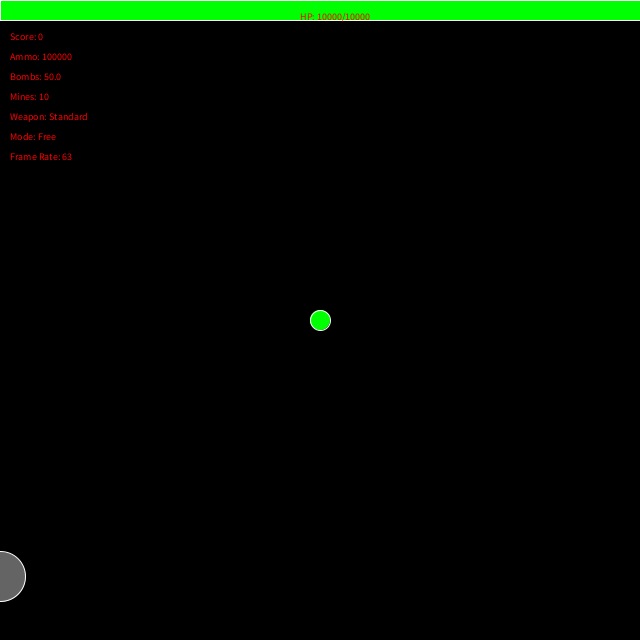
Frame 1 (no input)
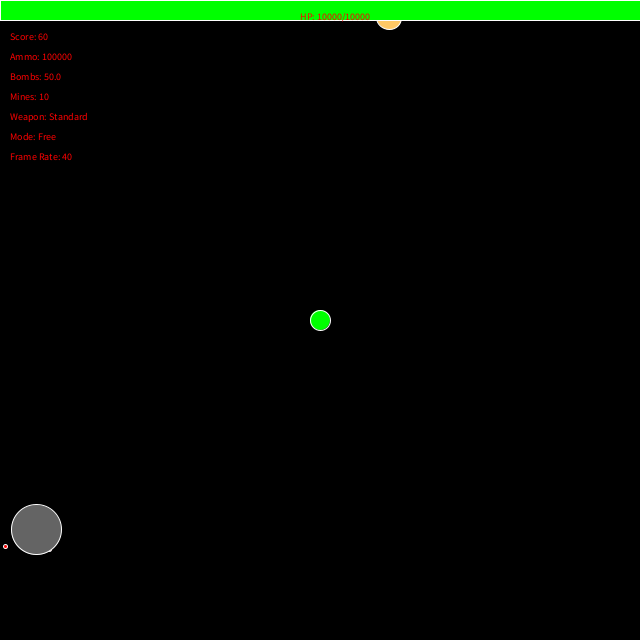
Frame 60 (the mouse pressed at the canvas centre just before this capture)
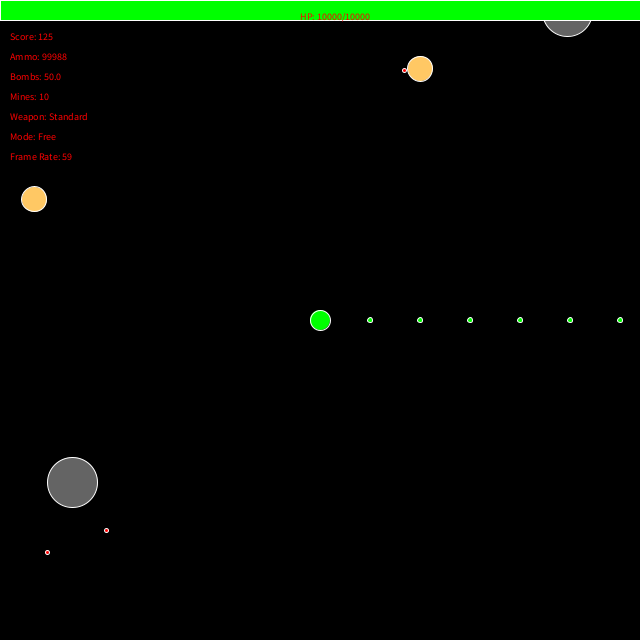
Frame 120 (the mouse held since frame 60 and released just before this capture)

The Processing sketch that drew these frames (run headless with seeded random() and noise(); from frame 60 on, the mouse is pressed at the canvas centre):

// Processing sketch: processing_91687
// ── processing_91687.pde

float speed = 0;
float x = 320;
float y = 320;
float windowX = 640;
float windowY = 640;
float tempx = -99;
float tempy = -99;
float tempx2;
float tempy2;
boolean target = false;
float angle = 0;
ArrayList<Bullet> bulletsFired;
ArrayList<Enemy> enemiesOnField;
ArrayList<Float> mineExplosion;
int count = 0;
float score = 0;
int ammo = 100000;
float playerRad = 20;
int life = 10000;
int maxlife = 10000;
boolean wKey = false;
boolean aKey = false;
boolean sKey = false;
boolean dKey = false;
float ax = 0;
float ay = 0;
float vx = 0;
float vy = 0;
float bombs = 50;
int weaponType = 1;
//float vnet = 0;
int hDelay = 0;
int landmines = 10;
boolean lost = false;
boolean paused = false;
boolean pausedFlag = false;
color[] pxcopy = new color[(int)(windowX*windowY)];
void setup() {
  size(640,640);
  bulletsFired = new ArrayList<Bullet>();
  enemiesOnField = new ArrayList<Enemy>();
  mineExplosion = new ArrayList<Float>();
}

void draw(){

  if(!paused){
    background(0);
    
    noCursor();
    stroke(255);
    noFill();
    ellipse(mouseX,mouseY,10,10);
    fill(255);
    line(mouseX-5,mouseY,mouseX+5,mouseY);
    line(mouseX,mouseY-5,mouseX,mouseY+5);
    
    vy = vy + ay;
    vx = vx + ax;
    vy = vy * 0.95;
    vx = vx * 0.95;
  //  vnet = Math.sqrt(Math.pow(vx,2)+Math.pow(vy,2));
    vx = constrain(vx,-4,4);
    vy = constrain(vy,-4,4);
    x = x + vx;
    y = y + vy;
    x = constrain(x,playerRad/2,windowX-playerRad/2);
    y = constrain(y,playerRad/2,windowY-playerRad/2);
    fill(0,255,0);
    if(!lost){
      ellipse(x,y,playerRad,playerRad);
    }
  
    fill(255);
  
    if(target){
      stroke(0);
      fill(255);
      ellipse(tempx,tempy,10,10);
      fill(0);
      line(tempx-5,tempy,tempx+5,tempy);
      line(tempx,tempy-5,tempx,tempy+5);
      fill(255);
    }else{
      tempx = mouseX;
      tempy = mouseY;
    }
    stroke(255);
    tempx2 = mouseX;
    tempy2 = mouseY;
    if(mousePressed && !lost){
      if(ammo>0&&count%5==0&&weaponType==1){
        bulletsFired.add(new Bullet(5.0,x,y,calcAngle(x,y,tempx,tempy),10.0,x,y,1));
        ammo--;
      }
      if(ammo>0&&count%2==0&&weaponType==2){
        bulletsFired.add(new Bullet(5.0,x,y,calcAngle(x,y,tempx,tempy)+radians(random(-20,20)),10.0,x,y,1));
        ammo--;
      }
      if(ammo>0&&count%5==0&&weaponType==3){
        bulletsFired.add(new Bullet(5.0,x,y,calcAngle(x,y,tempx,tempy),10.0,x,y,1));
        bulletsFired.add(new Bullet(5.0,x,y,calcAngle(x,y,tempx,tempy)+radians(-20),10.0,x,y,1));
        bulletsFired.add(new Bullet(5.0,x,y,calcAngle(x,y,tempx,tempy)+radians(20),10.0,x,y,1));
        ammo = ammo - 3;
      }
      if(ammo>0&&hDelay>20&&weaponType==4){
        hDelay = 0;
        bulletsFired.add(new Bullet(25.0,x,y,calcAngle(x,y,tempx,tempy),2.0,x,y,3));
        ammo = ammo - 10;
      }
  
    }
    /*
    if(mousePressed){
      speed = 10;
    }else{
      speed = 0;
    }
    */
    
    //creates enemies
    if(count%20==0){
      float direction = random(-PI,PI);
      float temp = random(0,1);
      int enemytype = 1;
      float enemyspeed = 1.0;
      float enemyRad = 25.0;
      if(temp>0.75){
        enemytype = 2;
        enemyspeed = 3.0;
      }
      if (count%100==0){
        enemytype = 3;
        enemyspeed = 1.0;
        enemyRad = 50.0;
      }
      if(direction < -PI/2){
        float side = random(-640,640);
        if(side < 0){
          enemiesOnField.add(new Enemy(enemyRad,Math.abs(side),0.0,direction,enemyspeed,enemytype));
        }else{
          enemiesOnField.add(new Enemy(enemyRad,640.0,side,direction,enemyspeed,enemytype));
        }
      }else if(direction < 0){
        float side = random(-640,640);
        if(side < 0){
          enemiesOnField.add(new Enemy(enemyRad,Math.abs(side),0.0,direction,enemyspeed,enemytype));
        }else{
          enemiesOnField.add(new Enemy(enemyRad,0.0,side,direction,enemyspeed,enemytype));
        }
      }else if(direction <PI/2){
        float side = random(-640,640);
        if(side < 0){
          enemiesOnField.add(new Enemy(enemyRad,Math.abs(side),640.0,direction,enemyspeed,enemytype));
        }else{
          enemiesOnField.add(new Enemy(enemyRad,0.0,side,direction,enemyspeed,enemytype));
        }
      }else{
        float side = random(-640,640);
        if(side < 0){
          enemiesOnField.add(new Enemy(enemyRad,Math.abs(side),0.0,direction,enemyspeed,enemytype));
        }else{
          enemiesOnField.add(new Enemy(enemyRad,side,640.0,direction,enemyspeed,enemytype));
        }
      }
    }
    //moves bullets
    for(int i = 0; i < bulletsFired.size(); i++){
      Bullet temp = bulletsFired.get(i);
      if(temp.getX()>windowX||temp.getY()>windowY||temp.getX()<0||temp.getY()<0){
        bulletsFired.remove(i);
        i--;
      }else{
        temp.setoldX(temp.getX());
        temp.setoldY(temp.getY());
        temp.setX(temp.getX() + temp.getSpeed() * cos(temp.getAngle()));
        temp.setY(temp.getY() - temp.getSpeed() * sin(temp.getAngle()));
        fill(0,255,0);
        if(temp.getType()==2){
           fill(255,0,0);
        }
        ellipse(temp.getX(),temp.getY(),temp.getRad(),temp.getRad());
      }
  
    }
    fill(255);
    //moves enemies
    for(int i = 0; i < enemiesOnField.size(); i++){
      Enemy temp = enemiesOnField.get(i);
      if(temp.getX()>windowX||temp.getY()>windowY||temp.getX()<0||temp.getY()<0){
        enemiesOnField.remove(i);
        i--;
      }else{
        if(temp.getType()==1){
          temp.setX(temp.getX() + temp.getSpeed() * cos(temp.getAngle()));
          temp.setY(temp.getY() - temp.getSpeed() * sin(temp.getAngle()));
          fill(255,200,100);
          ellipse(temp.getX(),temp.getY(),temp.getRad(),temp.getRad());
          if(count%100==0){
            bulletsFired.add(new Bullet(4.0,temp.getX(),temp.getY(),/*random(-PI,PI)*/calcAngle(temp.getX(),temp.getY(),x,y),1.0,temp.getX(),temp.getY(),2));
          }
        }
        if(temp.getType()==2){
          temp.setX(temp.getX() + temp.getSpeed() * cos(calcAngle(temp.getX(),temp.getY(), x, y)));
          temp.setY(temp.getY() - temp.getSpeed() * sin(calcAngle(temp.getX(),temp.getY(), x, y)));
          fill(255,0,255);
          ellipse(temp.getX(),temp.getY(),temp.getRad(),temp.getRad());
        }
        if(temp.getType()==3){
          temp.setX(temp.getX() + temp.getSpeed() * cos(temp.getAngle()));
          temp.setY(temp.getY() - temp.getSpeed() * sin(temp.getAngle()));
          fill(100,100,100);
          ellipse(temp.getX(),temp.getY(),temp.getRad(),temp.getRad());
          if(count%20==0){
            bulletsFired.add(new Bullet(4.0,temp.getX(),temp.getY(),random(-PI,PI),1.0,temp.getX(),temp.getY(),2));
          }
        }
  
      }
    }
    //Timed shots
    for(int i = 0; i < bulletsFired.size(); i++){
      Bullet temp2 = bulletsFired.get(i);
      if(temp2.getCDuration()!=-999){
        if(temp2.getCDuration()>temp2.getDuration()){
          bulletsFired.remove(i);
          i--;
        }else{
          temp2.setCDuration(temp2.getCDuration()+1);
        }
      }
  
    }
    //calcs hits with bullet
    for(int i = 0; i < bulletsFired.size(); i++){
      Bullet temp2 = bulletsFired.get(i);
      if(temp2.getType()==1||temp2.getType()==3||temp2.getType()==4||temp2.getType()==5){
        for(int j = 0; j < enemiesOnField.size(); j++){
          Enemy temp = enemiesOnField.get(j);
  //        float angle1 = calcAngle(temp2.getoldX(),temp2.getoldY(),temp.getX(),temp.getY());
  //        float angle2 = calcAngle(temp2.getoldX(),temp2.getoldY(),temp2.getX(),temp2.getY());
  //        float angle3 = angle2-angle1;
  //        float btemp = (temp2.getY()-temp2.getoldY());
  //        float atemp = (temp2.getX()-temp2.getoldX());
  //        float ytemp = (float)((atemp*btemp*(temp.getX()-temp2.getoldX())+Math.pow(atemp,2)*temp2.getoldY()+Math.pow(btemp,2)*temp.getY())/(Math.pow(atemp,2)+Math.pow(btemp,2)));
  //        float xtemp = (atemp/btemp)*(ytemp-temp2.getoldY())+temp2.getoldX();
          boolean test1 = Math.sqrt(Math.pow(temp2.getX()-temp.getX(),2)+Math.pow(temp2.getY()-temp.getY(),2))<(temp.getRad()/2+temp2.getRad()/2);
  //        boolean test2 = Math.abs(sin(angle3))*Math.sqrt(Math.pow(temp2.getoldX()-temp.getX(),2)+Math.pow(temp2.getoldY()-temp.getY(),2))<(temp2.getRad()/2+temp.getRad()/2);
  //        boolean test3 = (temp2.getoldX()-xtemp)*(temp2.getX()-xtemp) <= 0;
  //        boolean test4 = (temp2.getoldY()-ytemp)*(temp2.getY()-ytemp) <= 0;
          if(test1 /*|| (test2 && test3 && test4)*/){
            if(temp2.getType()==1){
              bulletsFired.remove(i);
              i--;
            }
            if(temp2.getType()==4){
              mineExplosion.add(temp2.getX());
              mineExplosion.add(temp2.getY());
              bulletsFired.remove(i);
              i--;
            }
            enemiesOnField.remove(j);
            j--;
            score++;
            ammo = ammo + 10;
  
          }
        }
      }
      if(temp2.getType()==2){
  //      float angle1 = calcAngle(temp2.getoldX(),temp2.getoldY(),x,y);
  //      float angle2 = calcAngle(temp2.getoldX(),temp2.getoldY(),temp2.getX(),temp2.getY());
  //      float angle3 = angle2-angle1;
  //      float btemp = (temp2.getY()-temp2.getoldY());
  //      float atemp = (temp2.getX()-temp2.getoldX());
  //      float ytemp = (float)((atemp*btemp*(x-temp2.getoldX())+Math.pow(atemp,2)*temp2.getoldY()+Math.pow(btemp,2)*y)/(Math.pow(atemp,2)+Math.pow(btemp,2)));
  //      float xtemp = (atemp/btemp)*(ytemp-temp2.getoldY())+temp2.getoldX();
        boolean test1 = Math.sqrt(Math.pow(temp2.getX()-x,2)+Math.pow(temp2.getY()-y,2))<(playerRad/2+temp2.getRad()/2);
  //      boolean test2 = Math.abs(sin(angle3))*Math.sqrt(Math.pow(temp2.getoldX()-x,2)+Math.pow(temp2.getoldY()-y,2))<(temp2.getRad()/2+playerRad/2);
  //      boolean test3 = (temp2.getoldX()-xtemp)*(temp2.getX()-xtemp) <= 0;
  //      boolean test4 = (temp2.getoldY()-ytemp)*(temp2.getY()-ytemp) <= 0;
        if(test1 /*|| (test2 && test3 && test4)*/){
          life--;
          if(!lost){
            bulletsFired.remove(i);
            i--;
          }
  
          if(life == 0){
            lost = true;
          }
        }
      }
    }
    //mine explosions
    for(int i = 0; i < mineExplosion.size(); i = i + 2){
      float exploX = mineExplosion.get(i);
      float exploY = mineExplosion.get(i+1);
      for(int j = 0; j < 360; j = j+ 10){
        bulletsFired.add(new Bullet(4.0,exploX,exploY,radians(j),1.0,exploX,exploY,5,25,1));
      }
    }
    mineExplosion.clear();
    //checks collison with enemy
    for(int i = 0; i < enemiesOnField.size(); i++){
      Enemy temp = enemiesOnField.get(i);
      if(Math.sqrt(Math.pow(temp.getX()-x,2)+Math.pow(temp.getY()-y,2))<(playerRad/2+temp.getRad()/2)){
          life--;
          if(!lost){
            enemiesOnField.remove(i);
            i--;
          }
          if(life == 0){
            lost = true;
          }
  
  
      }
    }
    //moves player
    /*
    angle = calcAngle(x,y, tempx2, tempy2);
    fill(0,0,255);
    if(Math.abs(x-tempx2)<speed && Math.abs(y-tempy2)<speed){
      x = tempx2;
      y = tempy2;
      ellipse(x,y,playerRad,playerRad);
    }else{
      x = x + (speed) * cos(angle);
      y = y - (speed) * sin(angle);
      ellipse(x,y,playerRad,playerRad);
    }
    */
    //hp bar
    
    if(lost){
      fill(255);
      textSize(72);
      text("YOU LOSE",170,300);
      life = 0;
    }
    fill(255);
    rectMode(CORNERS);
    rect(0,0,windowX*(1-(life*(1.0)/maxlife)),20);
    fill(0,255,0);
    if(life<maxlife/2){
      fill(255,255,0);
    }
    if(life<maxlife/4){
      fill(255,0,0);
    }
  
    rect(windowX*(1-(life*(1.0)/maxlife)),0,windowX,20);
    fill(255,0,0);
    textSize(10);
    text("HP: "+life+"/"+maxlife,300,20);
    text("Score: "+round(score),10,40);
    text("Ammo: "+ammo,10,60);
    
    text("Bombs: "+bombs,10,80);
    text("Mines: "+landmines,10,100);
    if(weaponType == 1){
      text("Weapon: Standard",10,120);
    }else if (weaponType == 2){
      text("Weapon: Scatter",10,120);
    }else if (weaponType == 3){
      text("Weapon: Triple",10,120);
    }else{
      text("Weapon: Heavy",10,120);
    }
    if(target){
      text("Mode: Target", 10, 140);
    }else{
      text("Mode: Free", 10, 140);
    }
    text("Frame Rate: "+round(frameRate),10,160);

    score = score + 1 + (float)count/1200;
    count++;
    hDelay++;

  }
  

  if(pausedFlag){
    pausedFlag = false;
    loadPixels();
    for(int i = 0; i < pixels.length; i++){
      pxcopy[i] = pixels[i];
    }
    updatePixels();
  }

  if(paused){

    cursor();
    loadPixels();
    for(int i = 0; i < pixels.length; i++){
      pixels[i] = pxcopy[i];
    }
    updatePixels();
    textSize(72);
    fill(255);
    text("Paused",170,300);
  }
}

void keyPressed(){
  if(key == 'p'){
    paused = !paused;
    pausedFlag = true;
  }
  if(keyCode == ' '&&landmines>0){
    bulletsFired.add(new Bullet(5.0,x,y,0,0,x,y,4));
    landmines--;
  }
  if(key == 'e'){
    tempx = mouseX;
    tempy = mouseY;
    target = !target;
  }
  if(key == 'q'&&bombs>0){
    for(int i = 0; i < 360; i++){
      bulletsFired.add(new Bullet(5.0,x,y,radians(i),3.0,x,y,1));
    }
    bombs--;
  }
  if(key == '1'){
    weaponType = 1;
  }
  if(key == '2'){
    weaponType = 2;
  }
  if(key == '3'){
    weaponType = 3;
  }
  if(key == '4'){
    weaponType = 4;
  }
  if(key == 'w'){
    ay = -0.5;
    wKey = true;
  }
  if(key == 'a'){
    ax = -0.5;
    aKey = true;
  }
  if(key == 's'){
    ay = 0.5;
    sKey = true;
  }
  if(key == 'd'){
    ax = 0.5;
    dKey = true;
  }
}
void keyReleased(){
  if(key == 'w'){
    if(sKey){
      ay = 0.5;
    }else{
      ay = 0;
    }
    wKey = false;
  }
  if(key == 'a'){
    if(dKey){
      ax = 0.5;
    }else{
      ax = 0;
    }
    aKey = false;
  }
  if(key == 's'){
    if(wKey){
      ay = -0.5;
    }else{
      ay = 0;
    }
    sKey = false;
  }
  if(key == 'd'){
    if(aKey){
      ax = -0.5;
    }else{
      ax = 0;
    }
    dKey = false;
  }
}

float calcAngle(float x, float y, float targetx, float targety){
  float angle = 0;
  if(x == targetx && targety < x){
    return PI/2;
  }
  if(x == targetx && targety > x){
    return -PI/2;
  }
  if(x != targetx){
    if(targetx > x){
      angle = -atan((y - targety)/(x - targetx));
    }
    if(targetx < x && targety > y){
      angle = -(PI+atan((y - targety)/(x - targetx)));
    }
    if(targetx < x && targety < y){
      angle = PI-atan((y - targety)/(x - targetx));
    }
  }
  return angle;
}

class Bullet{
  float rad;
  float x;
  float y;
  float angle;
  float speed;
  float oldx;
  float oldy;
  int type;
  int duration;
  int currentD;
  
  Bullet(float a, float b, float c, float d, float e, float f, float g, int h){
    rad = a;
    x = b;
    y = c;
    angle = d;
    speed = e;
    oldx = f;
    oldy = g;
    type = h;
    duration = -999;
    currentD = -999;
  }
  Bullet(float a, float b, float c, float d, float e, float f, float g, int h, int i, int j){
    rad = a;
    x = b;
    y = c;
    angle = d;
    speed = e;
    oldx = f;
    oldy = g;
    type = h;
    duration = i;
    currentD = j;
  }
  float getRad(){
    return rad;
  }
  float getX(){
    return x;
  }
  float getY(){
    return y;
  }
  float getoldX(){
    return oldx;
  }
  float getoldY(){
    return oldy;
  }
  float getAngle(){
    return angle;
  }
  float getSpeed(){
    return speed;
  }
  int getType(){
    return type;
  }
  int getDuration(){
    return duration;
  }
  int getCDuration(){
    return currentD;
  }
  void setX(float a){
    x = a;
  }
  void setY(float a){
    y = a;
  }
  void setoldX(float a){
    oldx = a;
  }
  void setoldY(float a){
    oldy = a;
  }
  void setDuration(int a){
    duration = a;
  }
  void setCDuration(int a){
    currentD = a;
  }

}

class Enemy{
  float rad;
  float x;
  float y;
  float angle;
  float speed;
  int type;
  
  Enemy(float a, float b, float c, float d, float e, int f){
    rad = a;
    x = b;
    y = c;
    angle = d;
    speed = e;
    type = f;
  }
  float getRad(){
    return rad;
  }
  float getX(){
    return x;
  }
  float getY(){
    return y;
  }
  float getAngle(){
    return angle;
  }
  float getSpeed(){
    return speed;
  }
  int getType(){
    return type;
  }
  void setX(float a){
    x = a;
  }
  void setY(float a){
    y = a;
  }
}
